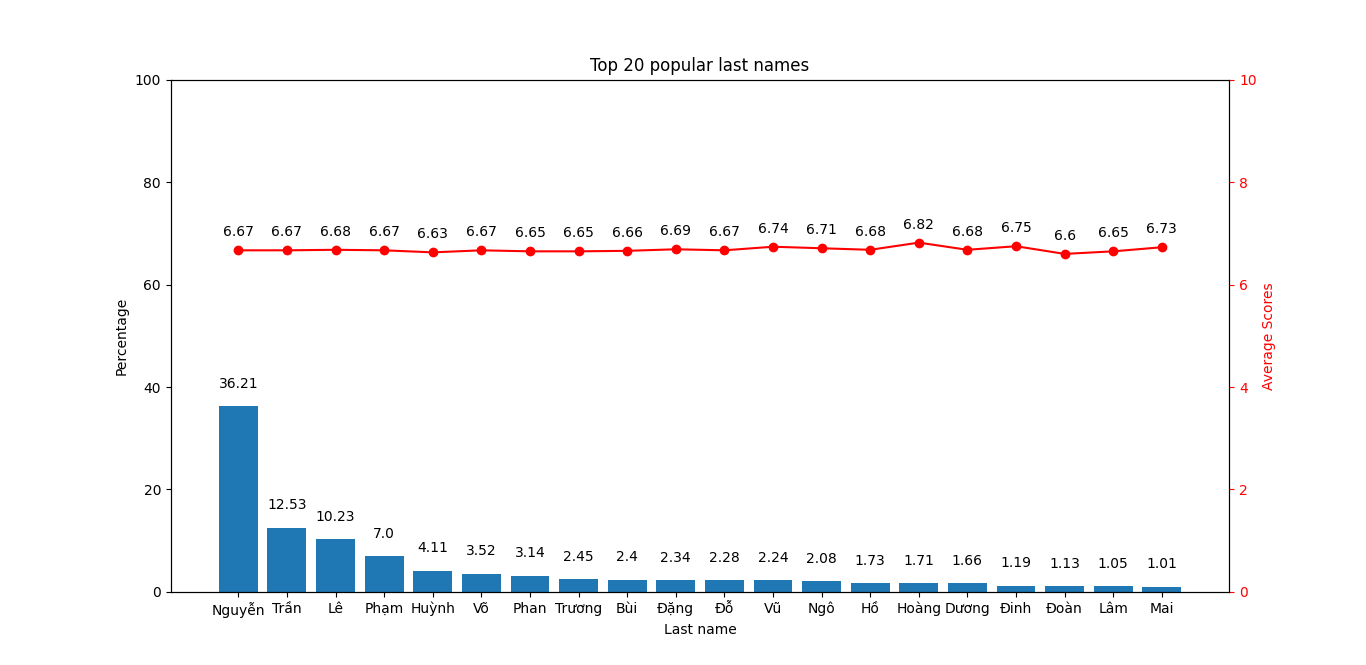

This figure's Python source:
datas = []
with open('clean_data.txt', encoding='utf8', mode='r') as file:
	datas = file.readlines()
	# for i in range(0,21):
	# 	datas.append(file.readline())

datas.pop(0)
for i in range(len(datas)):
	datas[i] = datas[i].replace('\n','')
	datas[i] = datas[i].split(',')

names = []
average_scores = []
for i in range(len(datas)):
	names.append(datas[i][1])
	total_scores = 0
	subject_count = 0
	for j in range(3,len(datas[i])):
		if datas[i][0] == '02065875' and j == 3:
			continue
		if datas[i][j] != '-1':
			total_scores = total_scores + float(datas[i][j])
			subject_count = subject_count + 1
	average_scores.append(round(total_scores/subject_count,2))

ln_all = []
for name in names:
	ln_all.append(name.split(' ')[0])

ln_unique = []
for ln in ln_all:
	if ln not in ln_unique:
		ln_unique.append(ln)

ln_unique_count = []
for i in range(len(ln_unique)):
	count = 0
	for j in range(len(ln_all)):
		if ln_unique[i] == ln_all[j]:
			count = count + 1
	ln_unique_count.append(count)

max_count = 0
pass_index = []
sort_ln_unique_count = []
sort_ln_unique = []
for i in range(len(ln_unique)):
	for j in range(len(ln_unique_count)):
		if ln_unique_count[j] > max_count and j not in pass_index:
			max_count = ln_unique_count[j]
			index = j
		if j == len(ln_unique_count)-1:
			sort_ln_unique_count.append(max_count)
			sort_ln_unique.append(ln_unique[index])
			pass_index.append(index)
			max_count = 0

sort_ln_unique_average_scores = []
for i in range(len(sort_ln_unique)):
	average_score = 0
	count = 0
	for j in range(len(ln_all)):
		if sort_ln_unique[i] == ln_all[j]:
			average_score = average_score + average_scores[j]
			count = count + 1
	sort_ln_unique_average_scores.append(round(average_score/count,2))
# print(ln_all)
# print('-----')
# print(average_scores)
# print('-----')
# print(sort_ln_unique)
# print('-----')
# print(sort_ln_unique_average_scores)

ln_twenty = sort_ln_unique[:20]
ln_count_twenty = sort_ln_unique_count[:20]
ln_average_scores_twenty = sort_ln_unique_average_scores[:20]
ln_percentage = []
total = 0
for i in range(len(ln_twenty)):
	total = total + ln_count_twenty[i]
for i in range(len(ln_count_twenty)):
	ln_percentage.append(round(ln_count_twenty[i]/total*100,2))

import matplotlib.pyplot as plt

fig, ax1 = plt.subplots()
ax1.bar(ln_twenty,ln_percentage)
ax1.set_title('Top 20 popular last names')
ax1.set_xlabel('Last name')
ax1.set_ylabel('Percentage')
ax1.set_ylim([0,100])
rects = ax1.patches

ax2 = ax1.twinx()
ax2.plot(ln_twenty,ln_average_scores_twenty,color='r',marker='o')
ax2.tick_params(axis='y',colors='r')
ax2.set_ylabel('Average Scores',color='r')
ax2.set_ylim(0,10)

# Make some labels.
for rect, label in zip(rects, ln_percentage):
    height = rect.get_height()
    ax1.text(rect.get_x()+rect.get_width()/2, height+3, label, ha='center',va='bottom')

for x,y in zip(ln_twenty,ln_average_scores_twenty):
    ax2.annotate(y,(x,y),textcoords='offset points',xytext=(0,10),ha='center')

plt.show()
